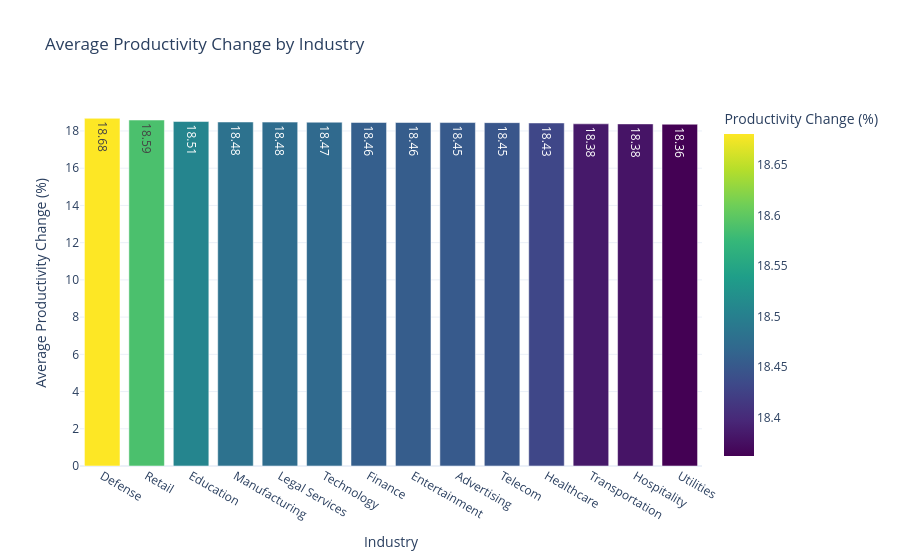

Write notebook code for a chart like this one.
### Code cell
#Average Productivity by Industry
productivity_industry = (
    df.groupby("Industry")["Productivity Change (%)"]
    .mean()
    .reset_index()
    .sort_values("Productivity Change (%)", ascending=False)
)

fig1 = px.bar(
    productivity_industry,
    x="Industry",
    y="Productivity Change (%)",
    color="Productivity Change (%)",
    color_continuous_scale="Viridis",
    text_auto=".2f",
    title="Average Productivity Change by Industry"
)

fig1.update_layout(
    template="plotly_white",
    xaxis_title="Industry",
    yaxis_title="Average Productivity Change (%)"
)

fig1.show()

### Figure 1 — Plotly figure (JSON) as saved in the notebook; plotly's stock layout.template omitted (floating-point values rounded to 4 significant figures)
{"data": [{"hovertemplate": "Industry=%{x}<br>Productivity Change (%)=%{marker.color}<extra></extra>", "legendgroup": "", "marker": {"color": [18.68, 18.59, 18.51, 18.48, 18.48, 18.47, 18.46, 18.46, 18.45, 18.45, 18.43, 18.38, 18.38, 18.36], "coloraxis": "coloraxis", "pattern": {"shape": ""}}, "name": "", "orientation": "v", "showlegend": false, "textposition": "auto", "texttemplate": "%{y:.2f}", "type": "bar", "x": ["Defense", "Retail", "Education", "Manufacturing", "Legal Services", "Technology", "Finance", "Entertainment", "Advertising", "Telecom", "Healthcare", "Transportation", "Hospitality", "Utilities"], "xaxis": "x", "y": [18.68, 18.59, 18.51, 18.48, 18.48, 18.47, 18.46, 18.46, 18.45, 18.45, 18.43, 18.38, 18.38, 18.36], "yaxis": "y"}], "layout": {"barmode": "relative", "coloraxis": {"colorbar": {"title": {"text": "Productivity Change (%)"}}, "colorscale": [[0, "#440154"], [0.1111, "#482878"], [0.2222, "#3e4989"], [0.3333, "#31688e"], [0.4444, "#26828e"], [0.5556, "#1f9e89"], [0.6667, "#35b779"], [0.7778, "#6ece58"], [0.8889, "#b5de2b"], [1, "#fde725"]]}, "legend": {"tracegroupgap": 0}, "title": {"text": "Average Productivity Change by Industry"}, "xaxis": {"anchor": "y", "domain": [0, 1], "title": {"text": "Industry"}}, "yaxis": {"anchor": "x", "domain": [0, 1], "title": {"text": "Average Productivity Change (%)"}}}}
